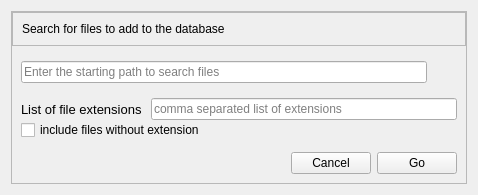
<?xml version="1.0" encoding="UTF-8"?>
<ui version="4.0">
 <class>scanDisk</class>
 <widget class="QWidget" name="scanDisk">
  <property name="geometry">
   <rect>
    <x>0</x>
    <y>0</y>
    <width>478</width>
    <height>191</height>
   </rect>
  </property>
  <property name="sizePolicy">
   <sizepolicy hsizetype="Preferred" vsizetype="Fixed">
    <horstretch>0</horstretch>
    <verstretch>0</verstretch>
   </sizepolicy>
  </property>
  <property name="windowTitle">
   <string>Search files to save in database</string>
  </property>
  <layout class="QVBoxLayout" name="verticalLayout_3">
   <item>
    <widget class="QFrame" name="frame">
     <property name="frameShape">
      <enum>QFrame::StyledPanel</enum>
     </property>
     <property name="frameShadow">
      <enum>QFrame::Raised</enum>
     </property>
     <property name="lineWidth">
      <number>3</number>
     </property>
     <layout class="QVBoxLayout" name="verticalLayout_2">
      <property name="leftMargin">
       <number>0</number>
      </property>
      <property name="topMargin">
       <number>0</number>
      </property>
      <property name="rightMargin">
       <number>0</number>
      </property>
      <property name="bottomMargin">
       <number>9</number>
      </property>
      <item>
       <widget class="QFrame" name="title">
        <property name="sizePolicy">
         <sizepolicy hsizetype="Preferred" vsizetype="Fixed">
          <horstretch>0</horstretch>
          <verstretch>0</verstretch>
         </sizepolicy>
        </property>
        <property name="maximumSize">
         <size>
          <width>16777215</width>
          <height>16777215</height>
         </size>
        </property>
        <property name="frameShape">
         <enum>QFrame::StyledPanel</enum>
        </property>
        <property name="frameShadow">
         <enum>QFrame::Raised</enum>
        </property>
        <layout class="QGridLayout" name="gridLayout">
         <property name="topMargin">
          <number>9</number>
         </property>
         <property name="bottomMargin">
          <number>9</number>
         </property>
         <item row="0" column="0">
          <widget class="QLabel" name="srch_title">
           <property name="text">
            <string>Search for files to add to the database</string>
           </property>
          </widget>
         </item>
        </layout>
       </widget>
      </item>
      <item>
       <widget class="QFrame" name="_frame">
        <layout class="QHBoxLayout" name="horizontalLayout">
         <item>
          <widget class="QLineEdit" name="root_dir">
           <property name="text">
            <string notr="true"/>
           </property>
           <property name="placeholderText">
            <string notr="true">Enter the starting path to search files</string>
           </property>
          </widget>
         </item>
         <item>
          <widget class="QToolButton" name="open_btn">
           <property name="sizePolicy">
            <sizepolicy hsizetype="Fixed" vsizetype="Fixed">
             <horstretch>22</horstretch>
             <verstretch>22</verstretch>
            </sizepolicy>
           </property>
           <property name="minimumSize">
            <size>
             <width>22</width>
             <height>22</height>
            </size>
           </property>
           <property name="text">
            <string/>
           </property>
           <property name="popupMode">
            <enum>QToolButton::InstantPopup</enum>
           </property>
           <property name="autoRaise">
            <bool>true</bool>
           </property>
          </widget>
         </item>
        </layout>
       </widget>
      </item>
      <item>
       <layout class="QVBoxLayout" name="verticalLayout">
        <property name="spacing">
         <number>0</number>
        </property>
        <property name="leftMargin">
         <number>9</number>
        </property>
        <property name="bottomMargin">
         <number>6</number>
        </property>
        <item>
         <layout class="QHBoxLayout" name="horizontalLayout_4">
          <property name="spacing">
           <number>9</number>
          </property>
          <property name="leftMargin">
           <number>0</number>
          </property>
          <property name="rightMargin">
           <number>9</number>
          </property>
          <item>
           <widget class="QLabel" name="label_2">
            <property name="font">
             <font>
              <pointsize>10</pointsize>
             </font>
            </property>
            <property name="text">
             <string>List of file extensions</string>
            </property>
            <property name="buddy">
             <cstring>extensions</cstring>
            </property>
           </widget>
          </item>
          <item>
           <widget class="QLineEdit" name="extensions">
            <property name="placeholderText">
             <string>comma separated list of extensions</string>
            </property>
           </widget>
          </item>
         </layout>
        </item>
        <item>
         <widget class="QCheckBox" name="no_ext">
          <property name="text">
           <string>include files without extension</string>
          </property>
         </widget>
        </item>
       </layout>
      </item>
      <item>
       <layout class="QHBoxLayout" name="horizontalLayout_3">
        <property name="leftMargin">
         <number>9</number>
        </property>
        <property name="rightMargin">
         <number>9</number>
        </property>
        <item>
         <spacer name="horizontalSpacer">
          <property name="orientation">
           <enum>Qt::Horizontal</enum>
          </property>
          <property name="sizeHint" stdset="0">
           <size>
            <width>40</width>
            <height>20</height>
           </size>
          </property>
         </spacer>
        </item>
        <item>
         <widget class="QPushButton" name="btnCancel">
          <property name="text">
           <string>Cancel</string>
          </property>
         </widget>
        </item>
        <item>
         <widget class="QPushButton" name="btnGo">
          <property name="text">
           <string>Go</string>
          </property>
         </widget>
        </item>
       </layout>
      </item>
     </layout>
    </widget>
   </item>
  </layout>
 </widget>
 <resources/>
 <connections/>
</ui>
